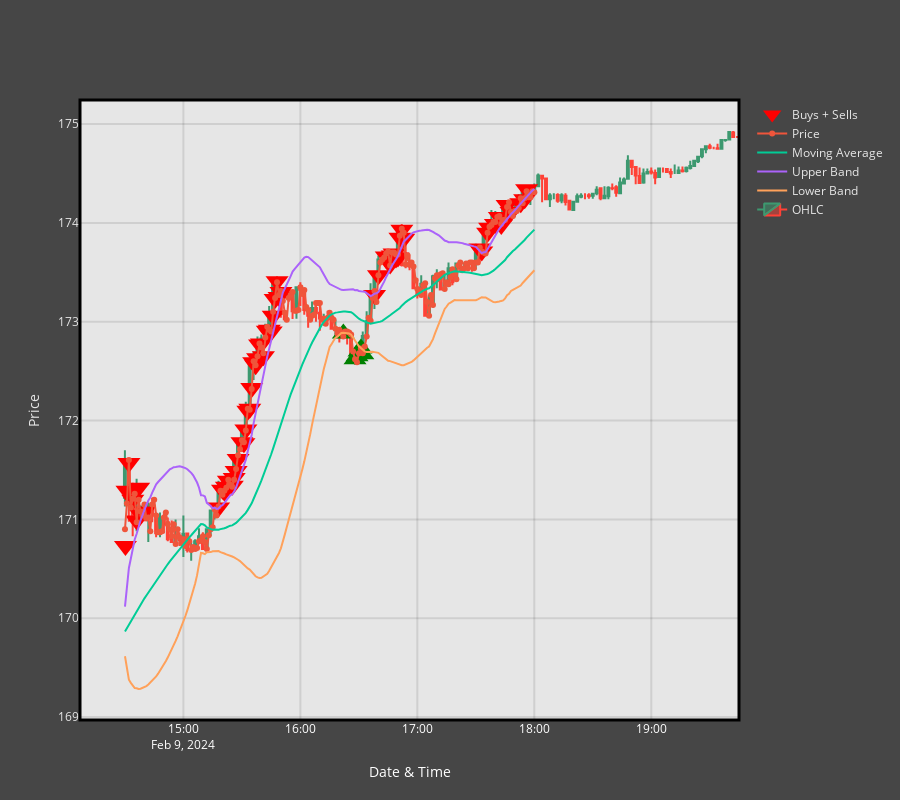

The notebook cell this image was saved under:
### Code cell
AMZN_fig = AMZN_Bot.Plotting(interval="2m")

### Figure 1 — Plotly figure (JSON) as saved in the notebook; plotly's stock layout.template omitted (floating-point values rounded to 4 significant figures; data arrays with more than 128 entries replaced by an {"elided": "..."} marker saying what was removed)
{"data": [{"marker": {"color": ["red", "red", "red", "red", "red", "red", "red", "red", "red", "red", "red", "red", "red", "red", "red", "red", "red", "red", "red", "red", "red", "red", "red", "red", "red", "red", "red", "red", "red", "red", "red", "red", "red", "red", "red", "red", "red", "red", "green", "green", "green", "green", "green", "green", "red", "red", "red", "red", "red", "red", "red", "red", "red", "red", "red", "red", "red", "red", "red", "red", "red", "red", "red", "red", "red", "red", "red", "red", "red"], "size": 20, "symbol": ["triangle-down", "triangle-down", "triangle-down", "triangle-down", "triangle-down", "triangle-down", "triangle-down", "triangle-down", "triangle-down", "triangle-down", "triangle-down", "triangle-down", "triangle-down", "triangle-down", "triangle-down", "triangle-down", "triangle-down", "triangle-down", "triangle-down", "triangle-down", "triangle-down", "triangle-down", "triangle-down", "triangle-down", "triangle-down", "triangle-down", "triangle-down", "triangle-down", "triangle-down", "triangle-down", "triangle-down", "triangle-down", "triangle-down", "triangle-down", "triangle-down", "triangle-down", "triangle-down", "triangle-down", "triangle-up", "triangle-up", "triangle-up", "triangle-up", "triangle-up", "triangle-up", "triangle-down", "triangle-down", "triangle-down", "triangle-down", "triangle-down", "triangle-down", "triangle-down", "triangle-down", "triangle-down", "triangle-down", "triangle-down", "triangle-down", "triangle-down", "triangle-down", "triangle-down", "triangle-down", "triangle-down", "triangle-down", "triangle-down", "triangle-down", "triangle-down", "triangle-down", "triangle-down", "triangle-down", "triangle-down"]}, "mode": "markers", "name": "Buys + Sells", "type": "scatter", "x": ["2024-02-09T14:30:16.723429+00:00", "2024-02-09T14:31:03.562590+00:00", "2024-02-09T14:32:04.133913+00:00", "2024-02-09T14:34:03.175388+00:00", "2024-02-09T14:36:03.341061+00:00", "2024-02-09T14:37:03.294104+00:00", "2024-02-09T14:38:02.751390+00:00", "2024-02-09T14:40:03.105977+00:00", "2024-02-09T15:18:03.305157+00:00", "2024-02-09T15:20:03.909005+00:00", "2024-02-09T15:21:03.434123+00:00", "2024-02-09T15:22:03.061896+00:00", "2024-02-09T15:23:03.310918+00:00", "2024-02-09T15:24:02.902690+00:00", "2024-02-09T15:25:04.517147+00:00", "2024-02-09T15:26:02.875416+00:00", "2024-02-09T15:27:02.921490+00:00", "2024-02-09T15:28:03.448553+00:00", "2024-02-09T15:30:03.082372+00:00", "2024-02-09T15:31:03.150613+00:00", "2024-02-09T15:32:03.253549+00:00", "2024-02-09T15:33:03.232331+00:00", "2024-02-09T15:34:03.602253+00:00", "2024-02-09T15:35:03.846763+00:00", "2024-02-09T15:36:03.429872+00:00", "2024-02-09T15:37:03.779184+00:00", "2024-02-09T15:38:03.261121+00:00", "2024-02-09T15:39:03.597161+00:00", "2024-02-09T15:40:03.638601+00:00", "2024-02-09T15:41:03.173683+00:00", "2024-02-09T15:43:02.908061+00:00", "2024-02-09T15:44:03.387236+00:00", "2024-02-09T15:45:03.243167+00:00", "2024-02-09T15:46:04.448769+00:00", "2024-02-09T15:47:03.535185+00:00", "2024-02-09T15:48:03.539595+00:00", "2024-02-09T15:49:03.614883+00:00", "2024-02-09T15:50:03.418918+00:00", "2024-02-09T16:22:03.584070+00:00", "2024-02-09T16:28:03.183517+00:00", "2024-02-09T16:29:03.960984+00:00", "2024-02-09T16:30:04.225879+00:00", "2024-02-09T16:31:04.208963+00:00", "2024-02-09T16:32:03.636069+00:00", "2024-02-09T16:38:03.455453+00:00", "2024-02-09T16:40:03.620684+00:00", "2024-02-09T16:44:03.489495+00:00", "2024-02-09T16:46:03.276744+00:00", "2024-02-09T16:47:03.391714+00:00", "2024-02-09T16:48:03.595654+00:00", "2024-02-09T16:49:02.947356+00:00", "2024-02-09T16:50:03.723242+00:00", "2024-02-09T16:51:03.085447+00:00", "2024-02-09T16:52:03.420897+00:00", "2024-02-09T16:53:03.726192+00:00", "2024-02-09T17:32:03.805356+00:00", "2024-02-09T17:33:03.559232+00:00", "2024-02-09T17:36:02.997673+00:00", "2024-02-09T17:37:04.108609+00:00", "2024-02-09T17:40:03.542474+00:00", "2024-02-09T17:42:03.548455+00:00", "2024-02-09T17:43:03.921737+00:00", "2024-02-09T17:44:02.949952+00:00", "2024-02-09T17:45:04.062142+00:00", "2024-02-09T17:46:03.067555+00:00", "2024-02-09T17:48:02.980854+00:00", "2024-02-09T17:53:03.423229+00:00", "2024-02-09T17:55:03.768687+00:00", "2024-02-09T17:56:03.602589+00:00"], "y": [170.7, 171.3, 171.6, 171.2, 171.0, 171.3, 171.1, 171.1, 171.1, 171.3, 171.3, 171.3, 171.4, 171.4, 171.3, 171.4, 171.5, 171.6, 171.8, 171.8, 171.9, 172.1, 172.1, 172.3, 172.6, 172.6, 172.6, 172.8, 172.8, 172.7, 172.9, 172.9, 172.9, 173.1, 173.2, 173.4, 173.2, 173.3, 172.9, 172.6, 172.7, 172.7, 172.7, 172.7, 173.3, 173.5, 173.7, 173.6, 173.7, 173.7, 173.6, 173.7, 173.8, 173.9, 173.8, 173.7, 173.7, 173.9, 173.9, 174.0, 174.1, 174.0, 174.0, 174.1, 174.2, 174.1, 174.2, 174.2, 174.3]}, {"mode": "lines+markers", "name": "Price", "type": "scatter", "x": {"elided": "211 str values"}, "y": {"elided": "211 float values"}}, {"mode": "lines", "name": "Moving Average", "type": "scatter", "x": {"elided": "211 str values"}, "y": {"elided": "211 float values"}}, {"mode": "lines", "name": "Upper Band", "type": "scatter", "x": {"elided": "211 str values"}, "y": {"elided": "211 float values"}}, {"mode": "lines", "name": "Lower Band", "type": "scatter", "x": {"elided": "211 str values"}, "y": {"elided": "211 float values"}}, {"close": {"elided": "158 float values"}, "high": {"elided": "158 float values"}, "low": {"elided": "158 float values"}, "name": "OHLC", "open": {"elided": "158 float values"}, "type": "candlestick", "x": {"elided": "158 str values"}}], "layout": {"height": 800, "legend": {"font": {"color": "rgba(230,230,230,1)"}}, "paper_bgcolor": "rgba(70,70,70,1)", "plot_bgcolor": "rgba(230,230,230,1)", "shapes": [{"line": {"color": "black", "width": 3}, "type": "rect", "x0": 0, "x1": 1, "xref": "paper", "y0": 0, "y1": 1, "yref": "paper"}], "xaxis": {"gridcolor": "rgba(0,0,0,0.1)", "gridwidth": 2, "rangeslider": {"visible": false}, "tickfont": {"color": "white"}, "title": {"font": {"color": "white"}, "text": "Date & Time"}}, "yaxis": {"gridcolor": "rgba(0,0,0,0.1)", "gridwidth": 2, "tickfont": {"color": "rgba(230,230,230,1)"}, "title": {"font": {"color": "rgba(230,230,230,1)"}, "text": "Price"}}}}
